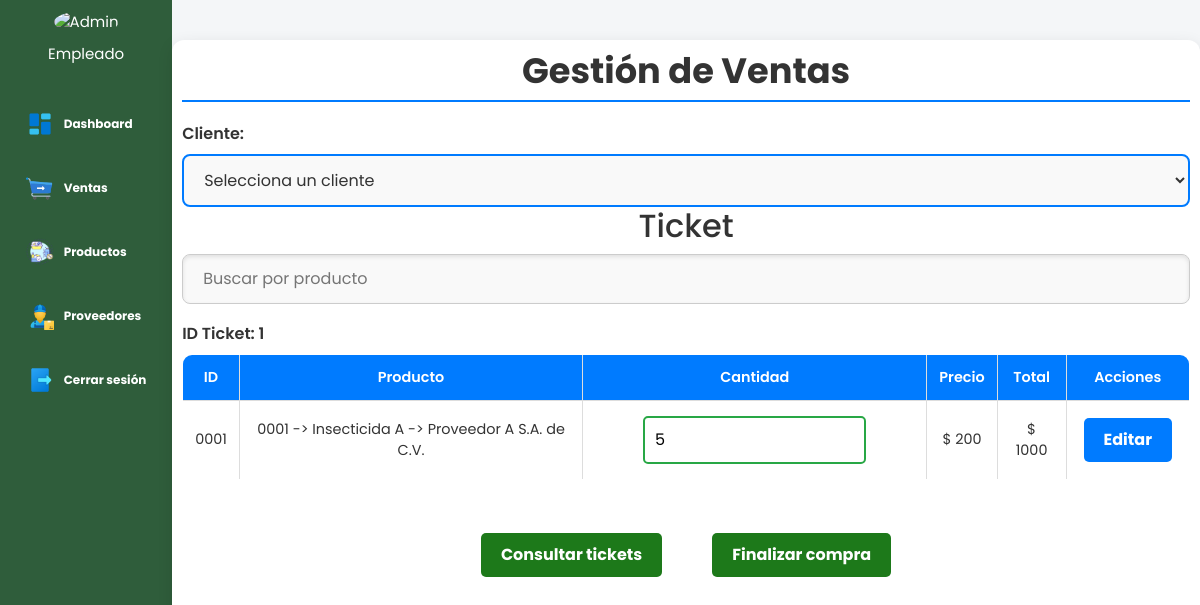
Page /Static/View/Empleado/ViewGestionVent.php (signed in) on the committed database.
### tables this page shows
create table venta(
	idVenta int(4) zerofill primary key auto_increment,
    cantidad int not null,
	total float not null,  
    folio int unsigned,
    idNotaVenta int unsigned,
    foreign key(folio) references producto (folio) on delete set null on update cascade,
    foreign key(idNotaVenta) references notaVenta (idNotaVenta) on delete set null on update cascade
);

create table producto(
	folio int(4) zerofill primary key auto_increment,
	nombreProd varchar(60),
    tipo varchar(100) not null,
    unidadM varchar(15) not null,
    existencia int not null,
	peso float not null,
    descripcion text,
    precio float not null,
    urlImagen varchar(100) not null,
    idProveedor int unsigned,
    foreign key(idProveedor) references proveedor(idProveedor) on delete set null on update cascade
);

create table proveedor(
	idProveedor int(4) zerofill primary key auto_increment,
    razonSocial text not null,
    nombreComercial varchar(100) not null,
    telefono varchar(60),
    correo varchar(60)
);

### Static/view/Empleado/ViewGestionVent.php (the view, shortened to what this page needs)
<?php include 'HeaderE.php'; ?>
<?php include '../../Controller/Connect/Db.php'; ?>
<!DOCTYPE html>
<html lang="es">
<head>
    <link href="https://cdn.jsdelivr.net/npm/bootstrap@5.3.3/dist/css/bootstrap.min.css" rel="stylesheet">
    <link rel="stylesheet" href="../../Css/ventas.css">
</head>
<body>
    <div class="container">
        <h1>Gestión de Ventas</h1>
        <?php
            $queryUltimaNota = "SELECT idNotaVenta, estatus FROM notaVenta ORDER BY idNotaVenta DESC LIMIT 1";
            $resultUltimaNota = $conn->query($queryUltimaNota);
            $idNotaVenta = 0;
            if ($resultUltimaNota && $resultUltimaNota->num_rows > 0) {
                $ultimaNota = $resultUltimaNota->fetch_assoc();
                if ($ultimaNota['estatus'] === 'Pendiente') {
                    $idNotaVenta = $ultimaNota['idNotaVenta'];
                } else {
                    $queryNuevaNota = "INSERT INTO notaVenta (fecha, subtotal, iva, pagoTotal, estatus, noCliente, noEmpleado) VALUES (CURDATE(), 0, 0, 0, 'Pendiente', NULL, NULL)";
                    if ($conn->query($queryNuevaNota) === TRUE) {
                        $idNotaVenta = $conn->insert_id;
                    }
                }
            }
        ?>
        <label for="noCliente">Cliente:</label>
        <select id="noCliente" name="noCliente" required onchange="actualizarCampos();">
            <option value="">Selecciona un cliente</option>
        </select>
        <br>
        <div class="tabla">
            <div class="busqueda">
                <h2 align="center">Ticket</h2>
                <input type="text" id="busqueda" placeholder="Buscar por producto" oninput="filtrarVentas(this.value)">
                <label for="idNotaVenta">ID Ticket: <?php echo $idNotaVenta; ?></label>
            </div>
            <table id="tablaVentas">
                <thead>
                    <tr>
                        <th>ID</th>
                        <th>Producto</th>
                        <th>Cantidad</th>
                        <th>Precio</th>
                        <th>Total</th>
                        <th>Acciones</th>
                    </tr>
                </thead>
                <tbody>
                    <?php
                    if ($idNotaVenta > 0) {
                        $queryVentas = "SELECT v.idVenta, p.folio AS folioProd, p.nombreProd AS productoNombre, d.razonSocial as Razon, v.cantidad, p.precio, (v.cantidad * p.precio) AS total
                                        FROM venta v
                                        JOIN producto p ON v.folio = p.folio JOIN proveedor d on p.idProveedor = d.idProveedor
                                        WHERE v.idNotaVenta = $idNotaVenta";
                        $resultVentas = $conn->query($queryVentas);
                        if ($resultVentas && $resultVentas->num_rows > 0) {
                            while ($venta = $resultVentas->fetch_assoc()) {
                                echo "<tr>
                                    <td>{$venta['idVenta']}</td>
                                    <td>{$venta['folioProd']} -> {$venta['productoNombre']} -> {$venta['Razon']}</td>
                                    <td>
                                        <input type='tel' class='entradaC' value='{$venta['cantidad']}'
                                        onkeypress=\"if (event.key === 'Enter') {
                                        enviarDatos(event, this, {$venta['folioProd']}, this.value, {$venta['precio']});
                                        }\">
                                    </td>
                                    <td>$ {$venta['precio']}</td>
                                    <td>$ {$venta['total']}</td>
                                    <td>
                                        <a href='/SolucionesWeb/Static/View/Empleado/VentaProducto.php?accion=editar&id={$venta['idVenta']}' class='btn btn-primary'>Editar</a>
                                    </td>
                                </tr>";
                            }
                        } else {
                            echo "<tr><td colspan='6'>No hay productos en la venta actual</td></tr>";
                            echo "<script>document.getElementById('btnFinalizar').disabled = true;</script>";
                        }
                    }
                    ?>
                </tbody>
            </table>
        </div>
        <br><br>
        <div class="botones-container">
            <div align="center">
                <a href="/SolucionesWeb/Static/View/Empleado/ViewGestionTickets.php">
                    <button class="btn btn-fin">Consultar tickets</button>
                </a>
            </div>
            <div align="center">
            <form method="POST" action="/SolucionesWeb/Static/Controller/ControllerEmpleado/Tickets.php">
                <button type="button" class="btn btn-fin" id="btnFinalizar" onclick="validarFormulario()">Finalizar compra</button>
            </form>
            </div>
        </div>
    </div>
</body>
</html>

### Static/css/dashboard.css (style rules this page uses)
html { height: 100%; }
body { margin: 0; font-family: 'Arial', sans-serif; display: flex; height: 100vh; }

### Static/css/ventas.css (style rules this page uses)
body { font-family: 'Poppins', sans-serif; background-color: #f4f6f8; color: #333; margin: 0; padding: 0; }
.container { width: 90%; max-width: 1200px; margin: 40px auto; padding: 10px; background-color: #ffffff; border-radius: 12px; box-shadow: 0 4px 15px rgba(0, 0, 0, 0.1); transition: all 0.3s ease; }
.entradaC { width: 70%; padding: 10px; border: 2px solid #007BFF; border-radius: 5px; font-size: 1rem; transition: all 0.3s ease; }
.entradaC:valid { border-color: #28a745; }
h1 { text-align: center; color: #333; font-size: 2.2em; font-weight: 700; margin-bottom: 20px; border-bottom: 2px solid #007bff; padding-bottom: 8px; }
.tabla { width: 100%; overflow-x: auto; }
.tabla .busqueda input { width: 100%; padding: 12px 20px; margin-bottom: 18px; border: 1px solid #ccc; border-radius: 8px; box-shadow: inset 0 2px 4px rgba(0, 0, 0, 0.1); font-size: 16px; background-color: #f9f9f9; transition: border 0.3s ease, background-color 0.3s ease; }
table { width: 100%; border-collapse: collapse; border-radius: 10px; overflow: hidden; }
table, th, td { border: 1px solid #ddd; text-align: center; }
th, td { padding: 12px; font-size: 0.9em; }
th { background-color: #007bff; color: #ffffff; font-weight: 600; }
.btn { padding: 6px 12px; margin: 4px; text-decoration: none; color: white; border-radius: 5px; font-weight: 600; font-size: 0.85em; }
.btn-primary { background-color: #007bff; }
.btn-fin { background-color: #1d791a; }
.botones-container { display: flex; justify-content: center; gap: 40px; }
form button { border: none; outline: none; background-color: #1d791a; color: #fff; padding: 10px 20px; margin: 5px; border-radius: 5px; font-size: 16px; font-weight: bold; cursor: pointer; transition: background-color 0.3s, transform 0.2s, box-shadow 0.3s; }
select { width: 100%; padding: 12px 16px; border: 2px solid #007bff; border-radius: 8px; font-size: 16px; font-family: 'Poppins', sans-serif; color: #333; background-color: #f9f9f9; transition: all 0.3s ease; outline: none; }
select option { padding: 10px; font-size: 16px; background-color: #fff; color: #333; }
label { font-size: 16px; font-weight: 600; margin-bottom: 8px; display: block; color: #333; }
.btn { border: none; outline: none; padding: 10px 20px; margin: 5px; border-radius: 5px; font-size: 16px; font-weight: bold; cursor: pointer; transition: background-color 0.3s, transform 0.2s, box-shadow 0.3s; color: #fff; }

### rows in the picture
venta: idVenta "0001", folio.folio "0001", folio.nombreProd "Insecticida A", proveedor.razonSocial "Proveedor A S.A. de C.V.", cantidad "5", folio.precio "200", total "1000"

### other values in the picture
$idNotaVenta "1"
